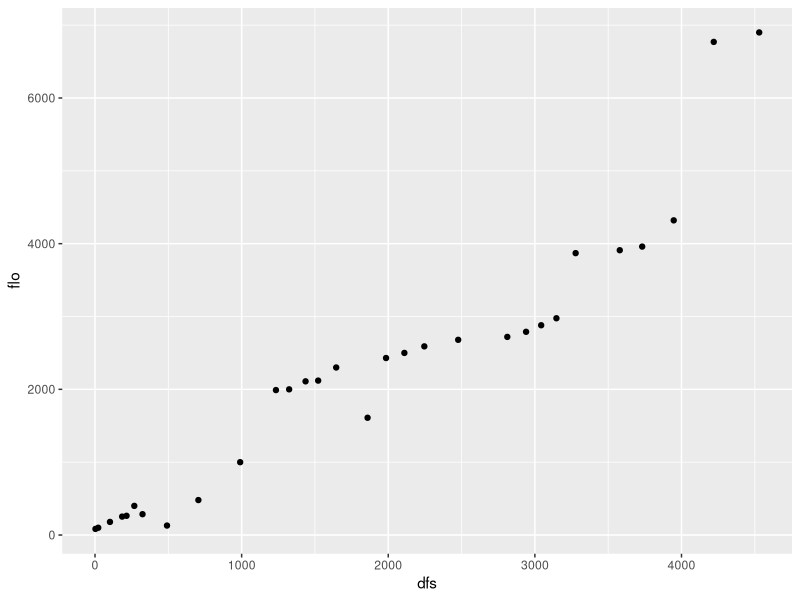

Here is the R script that generated this plot:
## ---- chunk 1
knitr::opts_chunk$set(
  echo = TRUE,
  collapse=TRUE,
  fig.path = "../img/"
)
## ---- chunk 2
library(ade4)
data(doubs)
## ---- chunk 3
library(tidyverse)
## ---- chunk 4
ggplot(data = doubs$env) +
  geom_point(mapping = aes(x = dfs, y = flo))
